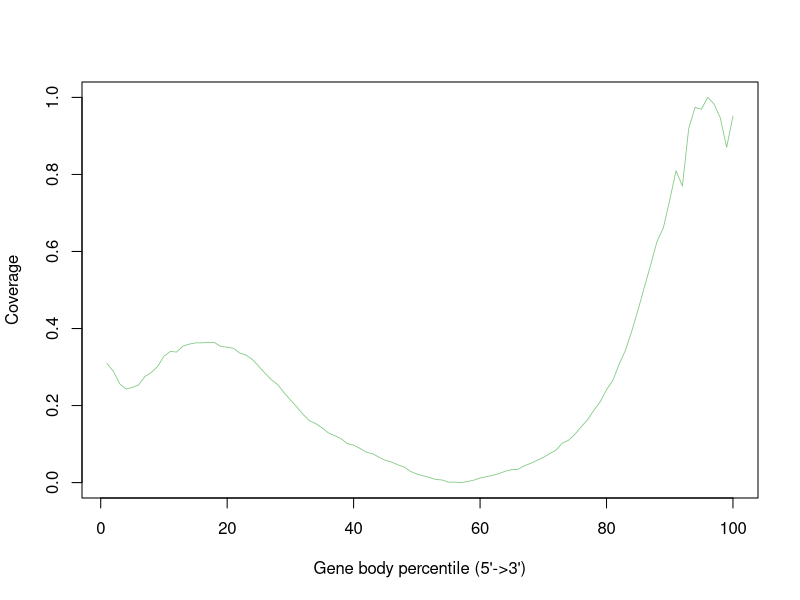

Recreate this plot in R.
illumina_sample1B.possorted_genome_bam.correctedBC_xf25 <- c(0.30933390333661187,0.2888900182660141,0.2566509517161384,0.24301721071087978,0.2470007563505042,0.25379744754126293,0.2754550808517762,0.2858003414040616,0.30152525702464267,0.32812607436151164,0.3404743184624261,0.3389137850111061,0.35431732640560115,0.3595235888681947,0.3627014567968407,0.36284943841722445,0.364057207601771,0.3635534721869292,0.35343541573866744,0.35153706565899656,0.3487642787316032,0.33625161060804004,0.3309466937318573,0.3192845462345404,0.3019751809411631,0.28370318773337,0.266860188758778,0.254227939527834,0.2333445938876117,0.21454046475197383,0.19668551065617143,0.17719976920846275,0.16082612608034055,0.15320582001249622,0.14247789991659218,0.12903548868314296,0.1218740751148726,0.11409980837127542,0.10130313511768275,0.09724634604978759,0.08870078116358397,0.07911486064316699,0.07505209251990277,0.06594898072053597,0.05786978215311763,0.05342435448623472,0.04607011638231276,0.04039300330940715,0.02887584790478952,0.022321308456476962,0.017641202866359142,0.013204743782529798,0.008198779674799178,0.006727932054014786,0.001209263948388794,0.0011091147709573364,0.0,0.002820619370345679,0.0063392934550270405,0.01198501648724518,0.015132989139045922,0.018860930161643762,0.023418465116696215,0.029606787423654937,0.03373980944750539,0.03449317042400471,0.04350510162899363,0.04990269087386884,0.057663504742885674,0.0654093709734799,0.07513280976738484,0.08407149754410301,0.10231509023889315,0.11005796694180286,0.12555268893067584,0.1448381320235216,0.1633717089037103,0.18776625480940265,0.20988875967485898,0.24109046011820592,0.26532058200124964,0.3077434746084466,0.34356250056053644,0.3937626494390151,0.44916158696087605,0.5080747142758916,0.566229996322881,0.6266289188971035,0.6617304582049082,0.7339798685205724,0.8094026624733558,0.7698243054579806,0.9192678048795071,0.973995593436193,0.9691719905172181,1.0,0.9831958648853067,0.9467296061895181,0.8703247523923695,0.9514455861118502)


pdf("illumina_sample1B.CDS_only.geneBodyCoverage.curves.pdf")
x=1:100
icolor = colorRampPalette(c("#7fc97f","#beaed4","#fdc086","#ffff99","#386cb0","#f0027f"))(1)
plot(x,illumina_sample1B.possorted_genome_bam.correctedBC_xf25,type='l',xlab="Gene body percentile (5'->3')", ylab="Coverage",lwd=0.8,col=icolor[1])
dev.off()
